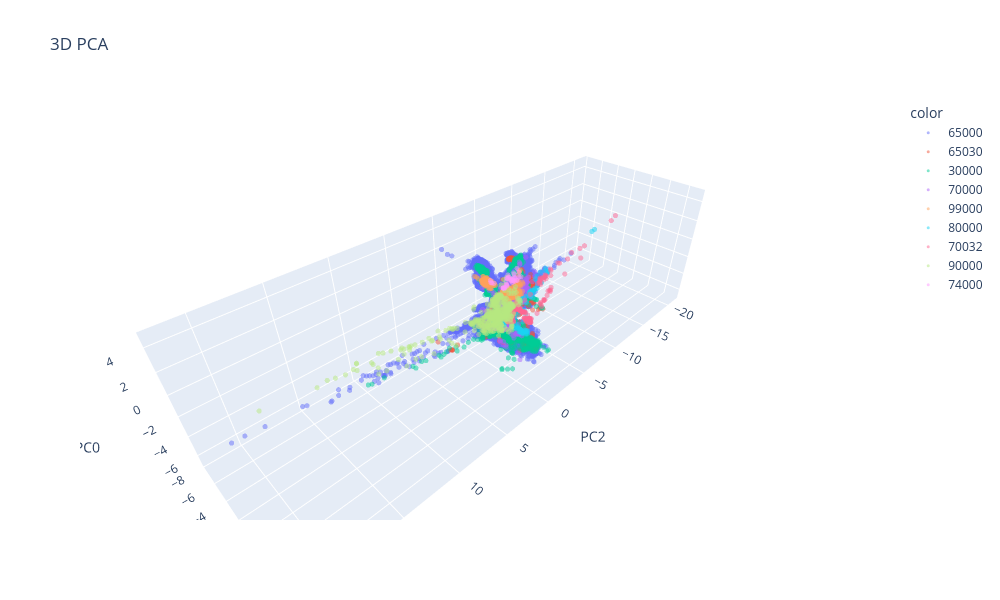

Notebook source saved alongside this figure:
### Code cell
import plotly.express as px

fig = px.scatter_3d(
    x=Result[:, 2],
    y=Result[:, 1],
    z=Result[:, 0],
    color=DFLabel.astype(str),
    labels={'x': 'PC2', 'y': 'PC1', 'z': 'PC0'},
    title='3D PCA',
    width=1000,
    height=600
)
fig.update_traces(marker=dict(size=3, opacity=0.5))

fig.show()

### Figure 1 — Plotly figure (JSON) as saved in the notebook; plotly's stock layout.template omitted (floating-point values rounded to 4 significant figures; data arrays with more than 128 entries replaced by an {"elided": "..."} marker saying what was removed)
{"data": [{"hovertemplate": "color=65000<br>PC2=%{x}<br>PC1=%{y}<br>PC0=%{z}<extra></extra>", "legendgroup": "65000", "marker": {"color": "#636efa", "opacity": 0.5, "size": 3, "symbol": "circle"}, "mode": "markers", "name": "65000", "scene": "scene", "showlegend": true, "type": "scatter3d", "x": {"elided": "28209 float values"}, "y": {"elided": "28209 float values"}, "z": {"elided": "28209 float values"}}, {"hovertemplate": "color=65030<br>PC2=%{x}<br>PC1=%{y}<br>PC0=%{z}<extra></extra>", "legendgroup": "65030", "marker": {"color": "#EF553B", "opacity": 0.5, "size": 3, "symbol": "circle"}, "mode": "markers", "name": "65030", "scene": "scene", "showlegend": true, "type": "scatter3d", "x": {"elided": "2386 float values"}, "y": {"elided": "2386 float values"}, "z": {"elided": "2386 float values"}}, {"hovertemplate": "color=30000<br>PC2=%{x}<br>PC1=%{y}<br>PC0=%{z}<extra></extra>", "legendgroup": "30000", "marker": {"color": "#00cc96", "opacity": 0.5, "size": 3, "symbol": "circle"}, "mode": "markers", "name": "30000", "scene": "scene", "showlegend": true, "type": "scatter3d", "x": {"elided": "6424 float values"}, "y": {"elided": "6424 float values"}, "z": {"elided": "6424 float values"}}, {"hovertemplate": "color=70000<br>PC2=%{x}<br>PC1=%{y}<br>PC0=%{z}<extra></extra>", "legendgroup": "70000", "marker": {"color": "#ab63fa", "opacity": 0.5, "size": 3, "symbol": "circle"}, "mode": "markers", "name": "70000", "scene": "scene", "showlegend": true, "type": "scatter3d", "x": {"elided": "2523 float values"}, "y": {"elided": "2523 float values"}, "z": {"elided": "2523 float values"}}, {"hovertemplate": "color=99000<br>PC2=%{x}<br>PC1=%{y}<br>PC0=%{z}<extra></extra>", "legendgroup": "99000", "marker": {"color": "#FFA15A", "opacity": 0.5, "size": 3, "symbol": "circle"}, "mode": "markers", "name": "99000", "scene": "scene", "showlegend": true, "type": "scatter3d", "x": {"elided": "688 float values"}, "y": {"elided": "688 float values"}, "z": {"elided": "688 float values"}}, {"hovertemplate": "color=80000<br>PC2=%{x}<br>PC1=%{y}<br>PC0=%{z}<extra></extra>", "legendgroup": "80000", "marker": {"color": "#19d3f3", "opacity": 0.5, "size": 3, "symbol": "circle"}, "mode": "markers", "name": "80000", "scene": "scene", "showlegend": true, "type": "scatter3d", "x": {"elided": "470 float values"}, "y": {"elided": "470 float values"}, "z": {"elided": "470 float values"}}, {"hovertemplate": "color=70032<br>PC2=%{x}<br>PC1=%{y}<br>PC0=%{z}<extra></extra>", "legendgroup": "70032", "marker": {"color": "#FF6692", "opacity": 0.5, "size": 3, "symbol": "circle"}, "mode": "markers", "name": "70032", "scene": "scene", "showlegend": true, "type": "scatter3d", "x": {"elided": "944 float values"}, "y": {"elided": "944 float values"}, "z": {"elided": "944 float values"}}, {"hovertemplate": "color=90000<br>PC2=%{x}<br>PC1=%{y}<br>PC0=%{z}<extra></extra>", "legendgroup": "90000", "marker": {"color": "#B6E880", "opacity": 0.5, "size": 3, "symbol": "circle"}, "mode": "markers", "name": "90000", "scene": "scene", "showlegend": true, "type": "scatter3d", "x": {"elided": "500 float values"}, "y": {"elided": "500 float values"}, "z": {"elided": "500 float values"}}, {"hovertemplate": "color=74000<br>PC2=%{x}<br>PC1=%{y}<br>PC0=%{z}<extra></extra>", "legendgroup": "74000", "marker": {"color": "#FF97FF", "opacity": 0.5, "size": 3, "symbol": "circle"}, "mode": "markers", "name": "74000", "scene": "scene", "showlegend": true, "type": "scatter3d", "x": [-1.046, -0.909, -0.6744, -0.4552, -1.602, -1.897, -1.745, -1.538, -1.309, -1.056, -0.9618, -0.9683, -0.9903, -1.021, -1.22, -1.267, -0.788, -0.8066, -0.8077, -0.815, -0.8632, -0.9518, -1.018, -1.121, -1.325, -1.555, -1.729, -1.406, -1.868, -2.241, -2.073, -1.925, -1.729, -1.636, -1.701, -1.936, -2.304], "y": [-1.857, -1.962, -1.849, -1.69, -0.1193, -0.289, -0.3976, -0.352, -0.3047, -0.3142, -0.3074, -0.3039, -0.354, -0.4561, -0.5161, -0.4506, -0.3613, -0.5353, -0.5695, -0.5452, -0.5494, -0.5224, -0.3789, 0.005944, 0.3848, 0.4479, 0.2725, -0.2983, -0.4026, -0.3883, -0.5435, -0.5487, -0.3842, -0.2187, -0.1446, -0.06187, 0.007711], "z": [0.8102, 0.8429, 1.043, 1.428, 2.199, 1.631, 1.233, 1.504, 1.924, 2.29, 1.342, 1.278, 1.392, 1.612, 1.794, 1.889, 1.151, 1.056, 1.033, 1.024, 0.9961, 1.032, 1.951, 1.87, 1.989, 2.186, 2.485, 1.722, 2.097, 2.373, 1.515, 1.423, 1.491, 1.528, 1.46, 1.491, 1.726]}], "layout": {"height": 600, "legend": {"title": {"text": "color"}, "tracegroupgap": 0}, "scene": {"domain": {"x": [0, 1], "y": [0, 1]}, "xaxis": {"title": {"text": "PC2"}}, "yaxis": {"title": {"text": "PC1"}}, "zaxis": {"title": {"text": "PC0"}}}, "title": {"text": "3D PCA"}, "width": 1000}}
